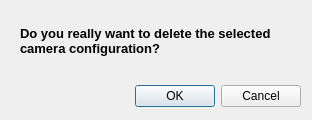
<?xml version="1.0" encoding="UTF-8"?>
<ui version="4.0">
 <class>Dialog</class>
 <widget class="QDialog" name="Dialog">
  <property name="geometry">
   <rect>
    <x>0</x>
    <y>0</y>
    <width>312</width>
    <height>120</height>
   </rect>
  </property>
  <property name="windowTitle">
   <string>Delete Camera</string>
  </property>
  <widget class="QDialogButtonBox" name="buttonBox">
   <property name="geometry">
    <rect>
     <x>120</x>
     <y>80</y>
     <width>181</width>
     <height>32</height>
    </rect>
   </property>
   <property name="orientation">
    <enum>Qt::Horizontal</enum>
   </property>
   <property name="standardButtons">
    <set>QDialogButtonBox::Cancel|QDialogButtonBox::Ok</set>
   </property>
  </widget>
  <widget class="QLabel" name="label">
   <property name="geometry">
    <rect>
     <x>20</x>
     <y>20</y>
     <width>281</width>
     <height>41</height>
    </rect>
   </property>
   <property name="font">
    <font>
     <pointsize>10</pointsize>
     <weight>75</weight>
     <bold>true</bold>
    </font>
   </property>
   <property name="text">
    <string>Do you really want to delete the selected 
camera configuration?</string>
   </property>
  </widget>
 </widget>
 <resources/>
 <connections>
  <connection>
   <sender>buttonBox</sender>
   <signal>accepted()</signal>
   <receiver>Dialog</receiver>
   <slot>accept()</slot>
   <hints>
    <hint type="sourcelabel">
     <x>248</x>
     <y>254</y>
    </hint>
    <hint type="destinationlabel">
     <x>157</x>
     <y>274</y>
    </hint>
   </hints>
  </connection>
  <connection>
   <sender>buttonBox</sender>
   <signal>rejected()</signal>
   <receiver>Dialog</receiver>
   <slot>reject()</slot>
   <hints>
    <hint type="sourcelabel">
     <x>316</x>
     <y>260</y>
    </hint>
    <hint type="destinationlabel">
     <x>286</x>
     <y>274</y>
    </hint>
   </hints>
  </connection>
 </connections>
</ui>
